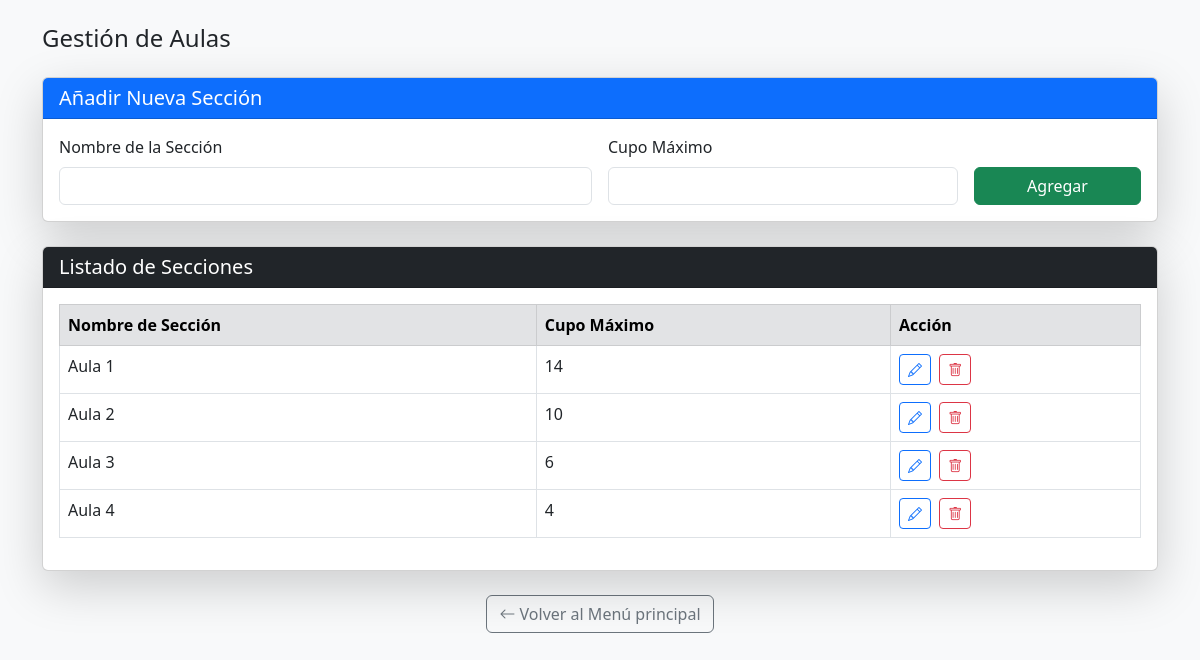
The app's page /PHP/Aula.php with its own data.
### tables this page shows
CREATE TABLE Secciones (
    SeccionID INT AUTO_INCREMENT PRIMARY KEY,
    CategoriaID INT,
    Nombre_Seccion VARCHAR(10) NOT NULL,
    Cupo_Maximo INT NOT NULL,
    FOREIGN KEY (CategoriaID) REFERENCES Categoria(CategoriaID) ON DELETE CASCADE
);

### PHP/Aula.php (the view, shortened to what this page needs)
<?php
$conn = new mysqli("localhost", "root", "", "Institucion");
?>
<!DOCTYPE html>
<html lang="es">
<head>
    <link rel="stylesheet" href="https://cdn.datatables.net/1.13.4/css/dataTables.bootstrap5.min.css">
    <link href="https://cdn.jsdelivr.net/npm/bootstrap@5.3.0-alpha1/dist/css/bootstrap.min.css" rel="stylesheet">
    <link href="https://cdnjs.cloudflare.com/ajax/libs/bootstrap-icons/1.10.2/font/bootstrap-icons.min.css" rel="stylesheet">
    <link rel="stylesheet" href="../../CSS/Reportes/reportes.css">
</head>
<body class="bg-light">
<div class="container mt-4">
    <div class="d-flex justify-content-between align-items-center mb-3">
        <h4>Gestión de Aulas</h4>
    </div>
    <div class="card shadow-lg mb-4">
        <div class="card-header bg-primary text-white">
            <h5 class="mb-0">Añadir Nueva Sección</h5>
        </div>
        <div class="card-body">
            <form method="POST">
                <div class="row g-3">
                    <div class="col-md-6">
                        <label for="nombre" class="form-label">Nombre de la Sección</label>
                        <input type="text" id="nombre" name="nombre" class="form-control" required>
                    </div>
                    <div class="col-md-4">
                        <label for="cupo" class="form-label">Cupo Máximo</label>
                        <input type="number" id="cupo" name="cupo" class="form-control" required>
                    </div>
                    <div class="col-md-2 d-flex align-items-end">
                        <button type="submit" name="agregar" class="btn btn-success w-100">Agregar</button>
                    </div>
                </div>
            </form>
        </div>
    </div>
    <div class="card shadow-lg">
        <div class="card-header bg-dark text-white">
            <h5 class="mb-0">Listado de Secciones</h5>
        </div>
        <div class="card-body">
            <table class="table table-bordered table-hover">
                <thead class="table-secondary">
                    <tr>
                        <th>Nombre de Sección</th>
                        <th>Cupo Máximo</th>
                        <th>Acción</th>
                    </tr>
                </thead>
                <tbody>
                    <?php
                    $result = $conn->query("SELECT Nombre_Seccion, Cupo_Maximo FROM Secciones");
                    while ($row = $result->fetch_assoc()) {
                        $nombre = $row['Nombre_Seccion'];
                        $cupo = $row['Cupo_Maximo'];
                        echo "<tr>
                            <td>$nombre</td>
                            <td>$cupo</td>
                            <td>
                                <button
                                    class='btn btn-outline-primary btn-sm me-1 btn-editar'
                                    data-nombre='$nombre'
                                    data-cupo='$cupo'
                                    data-bs-toggle='modal'
                                    data-bs-target='#modalEditar'>
                                    <i class='bi bi-pencil'></i>
                                </button>
                                <a href='?eliminar=$nombre' class='btn btn-outline-danger btn-sm' onclick=\"return confirm('¿Eliminar esta sección?');\">
                                    <i class='bi bi-trash'></i>
                                </a>
                            </td>
                        </tr>";
                    }
                    ?>
                </tbody>
            </table>
        </div>
    </div>
</div>
  <div class="mt-4 text-center">
        <a href="../PHP/Registro/Registro_estudiantes.php" class="btn btn-outline-secondary">
            <i class="bi bi-arrow-left"></i> Volver al Menú principal
        </a>
    </div>
</body>
</html>

### CSS/Reportes/reportes.css (style rules this page uses)
.card { margin-bottom: 20px; }

### records on screen
secciones: Nombre_Seccion "Aula 1", Cupo_Maximo "14"
secciones: Nombre_Seccion "Aula 2", Cupo_Maximo "10"
secciones: Nombre_Seccion "Aula 3", Cupo_Maximo "6"
secciones: Nombre_Seccion "Aula 4", Cupo_Maximo "4"
